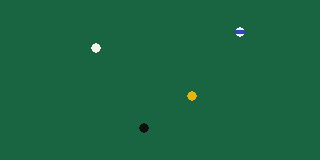
#> input picture fixtures/captures/synthetic.ppm, 320 x 160 px; its folder holds only this picture in this run
$ python -i reference.py   (imports and definitions only)   (older library calls are emulated)
#> lines starting #> are read from the running program, lines starting #| are printed output that depends on the picture; after the words box and inside, x2 and y2 are one past the last pixel; in counts of white or black regions, pixels touching at a corner belong together
### src/companion/pool/perception/vision/table_spec.py
"""The table geometry the pipeline measures against.

Nothing is printed on the sheet, so its own size sets the millimetre scale.
That size is *measured*, not assumed: the shape comes from the image (see
`geometry/aspect.py`, which recovers a rectangle's true proportions from perspective)
and the absolute scale from one real dimension the user supplies with a ruler.

Table coordinate system
-----------------------
Origin at the sheet's top-left corner, x across the width, y down the height,
units mm. "Top-left" is resolved geometrically (see `order_quad`), not by
which corner happens to appear first in a contour.
"""

from __future__ import annotations

from dataclasses import dataclass

import numpy as np

CORNER_IDS = ("TL", "TR", "BR", "BL")
HOLE_IDS = ("TL", "TM", "TR", "BL", "BM", "BR")


@dataclass(frozen=True)
class TableSpec:
    """A rectangular playing surface, in whatever units `units` names.

    The field names keep the `_mm` suffix because every call site uses them,
    but the numbers are only millimetres when `units == "mm"` - that is, when
    the user supplied a real measurement. Otherwise they are normalised
    units with the long side at 1.0, and `units` says so.
    """

    width_mm: float
    height_mm: float
    units: str = "u"

    # [8 lines left out: function corners_mm, not called in this run]

    @property
    def corner_quad_mm(self) -> np.ndarray:
        return np.array([self.corners_mm[c] for c in CORNER_IDS], np.float64)

    # [39 lines left out: functions holes_mm, describe, aspect, not called in this run]


# The spec in force for this run. `main.py` replaces it once the sheet has
# been measured; the default is only a placeholder so the modules import
# cleanly, and every code path that matters takes the spec explicitly.
# Absolute size is not observable from one camera. A 140 mm table at 900 mm
# and a 1400 mm table at 9000 mm project to pixel-identical images, so any
# millimetre figure the tool printed without being told one would be an
# invention. The default is therefore normalised: the long side is 1.0 and
# every coordinate is a fraction of it. Pass a real measurement to get real
# units - see `--reference`.
DEFAULT_REFERENCE = 1.0
DEFAULT_REFERENCE_SIDE = "long"
DEFAULT_UNITS = "u"          # "u" for unit; mm only when the user supplies it

# Kept for callers that still name the old constants.
DEFAULT_REFERENCE_MM = DEFAULT_REFERENCE

_active = TableSpec(1.0, 0.5, "u")


def active_spec() -> TableSpec:
    return _active


# [4 lines left out: function set_active_spec, not called in this run]


def order_quad(pts: np.ndarray) -> np.ndarray:
    """Order 4 points as TL, TR, BR, BL regardless of how they were found.

    Sorts by angle about the centroid, which is robust to the perspective
    skew of a tilted view, then rotates so the corner nearest the image
    origin comes first.
    """
    pts = np.asarray(pts, np.float64).reshape(4, 2)
    centre = pts.mean(axis=0)
    angles = np.arctan2(pts[:, 1] - centre[1], pts[:, 0] - centre[0])
    clockwise = pts[np.argsort(angles)]
    start = int(np.argmin(clockwise.sum(axis=1)))  # smallest x+y is top-left
    return np.roll(clockwise, -start, axis=0)


# --- Backwards-compatible module-level views of the active spec -------------
# These keep the call sites readable. They are functions, not constants,
# because the size is not known until the sheet has been measured.

def sheet_w_mm() -> float:
    return _active.width_mm


def sheet_h_mm() -> float:
    return _active.height_mm


def corners_mm() -> dict[str, tuple[float, float]]:
    return _active.corners_mm


def corner_quad_mm() -> np.ndarray:
    return _active.corner_quad_mm


def holes_mm() -> dict[str, tuple[float, float]]:
    return _active.holes_mm


# [4 lines left out: function aspect_ratio, not called in this run]

### src/companion/pool/perception/vision/reference.py
"""Find the reference points that tie the image to table coordinates.

Everything downstream consumes only `detect_reference_points`, so this is the
one place that changes when the reference changes. It currently finds a plain
sheet of paper lying on a darker surface; a felt-quad detector for a real
table would replace the same function.

The sheet must be clearly brighter than whatever it lies on. That is a real
constraint, not an implementation detail: where the paper and the surface are
equally bright, the boundary carries no signal at all and no amount of
processing recovers it. `describe_failure` reports that case specifically.
"""

from __future__ import annotations

import cv2
import numpy as np

from companion.pool.perception.vision.table_spec import (
    corner_quad_mm, order_quad)

ReferencePoints = tuple[np.ndarray, np.ndarray]

# A quad must cover this fraction of the frame to be the sheet, which rules out
# scraps, glare patches and distant clutter without enumerating them.
MIN_AREA_FRACTION = 0.04
MAX_AREA_FRACTION = 0.92
# Shape limits that do NOT assume the sheet's size, since measuring it is the
# whole job. Perspective can stretch a square towards 3:1 and skew a right
# angle well past 45 degrees, so these only exclude the genuinely absurd.
MAX_SIDE_RATIO = 4.0      # longest/shortest side; slivers are not sheets
MIN_OPPOSITE_RATIO = 0.55  # opposite sides stay comparable under perspective
MIN_CORNER_COSINE = 0.50  # reject only badly non-rectangular quads
MIN_EDGE_CONTRAST = 10.0  # paper must be this much brighter than its surround
# Fraction of the outline that must lie on a real image edge. Kept modest
# because a taped-down sheet genuinely interrupts its own outline: tape tabs,
# a case lip and the contact shadow each break a stretch of edge. Measured at
# ~0.39 on a real photo of a sheet in a tablet case, so 0.30 leaves headroom
# while still rejecting quads that float over flat background (those score
# near zero, not near 0.3).
MIN_EDGE_SUPPORT = 0.30
EDGE_STRENGTH = 12.0      # gradient magnitude (0-255) counting as an edge
MAX_BORDER_FRACTION = 0.25  # at most this much of the outline may be frame edge


# --- Masks ----------------------------------------------------------------

def _masks(gray: np.ndarray) -> list[np.ndarray]:
    """Binary masks in which the sheet may appear as its own bright region.

    Several thresholdings are pooled because no single one covers every case:
    Otsu is decisive when the sheet sits on a clearly darker surface, adaptive
    survives a lighting gradient across the sheet, and the high percentiles
    still isolate the paper when another bright object drags Otsu's split
    point away from it.
    """
    blurred = cv2.GaussianBlur(gray, (5, 5), 0)
    out: list[np.ndarray] = []

    _, otsu = cv2.threshold(blurred, 0, 255,
                            cv2.THRESH_BINARY | cv2.THRESH_OTSU)
    out.append(otsu)
    out.append(cv2.adaptiveThreshold(blurred, 255,
                                     cv2.ADAPTIVE_THRESH_GAUSSIAN_C,
                                     cv2.THRESH_BINARY, 51, -10))
    for percentile in (70.0, 80.0, 88.0):
        level = float(np.percentile(blurred, percentile))
        _, fixed = cv2.threshold(blurred, level, 255, cv2.THRESH_BINARY)
        out.append(fixed)
    return out


def _candidate_quads(gray: np.ndarray) -> list[np.ndarray]:
    """Quadrilaterals that could be the sheet."""
    quads: list[np.ndarray] = []
    close_kernel = cv2.getStructuringElement(cv2.MORPH_ELLIPSE, (7, 7))
    open_kernel = cv2.getStructuringElement(cv2.MORPH_ELLIPSE, (11, 11))

    for mask in _masks(gray):
        # Close gaps where tape or glare breaks the outline, then open to
        # sever thin bridges joining the sheet to another bright region.
        cleaned = cv2.morphologyEx(mask, cv2.MORPH_CLOSE, close_kernel)
        for variant in (cleaned,
                        cv2.morphologyEx(cleaned, cv2.MORPH_OPEN, open_kernel)):
            contours, _ = cv2.findContours(variant, cv2.RETR_EXTERNAL,
                                           cv2.CHAIN_APPROX_SIMPLE)
            for contour in contours:
                quad = _approx_quad(contour)
                if quad is not None:
                    quads.append(quad)
                # A ragged outline can defeat approxPolyDP while minAreaRect
                # still recovers the shape, but only trust that when the
                # contour actually fills its own rectangle.
                rect = cv2.boxPoints(cv2.minAreaRect(contour))
                if _fills_rect(contour, rect):
                    quads.append(rect.astype(np.float64))

                # Extreme points of the convex hull. Shadow can eat a whole
                # stretch of one side out of the mask and tape can bite the
                # corners, leaving a shape that is neither a clean 4-gon nor
                # a filled rectangle - but whose outermost points are still
                # the sheet's corners.
                extremes = _extreme_corners(contour)
                if extremes is not None:
                    quads.append(extremes)
    return quads


def _extreme_corners(contour: np.ndarray) -> np.ndarray | None:
    """Corners recovered by fitting the contour's four sides and intersecting.

    The corners themselves are the least reliable part of a real sheet: the
    pockets drawn at each corner cut it off with a curve, and shadow can eat
    a corner out of the mask entirely. The *sides* survive all of that, so
    each side is fitted from the contour points that lie along it - sampled
    from the middle of the side, away from the corners - and neighbouring
    lines are intersected. That reconstructs the true corner even when no
    contour point is anywhere near it.
    """
    if len(contour) < 8:
        return None
    rect = order_quad(cv2.boxPoints(cv2.minAreaRect(contour)).astype(np.float64))
    points = contour.reshape(-1, 2).astype(np.float64)

    lines: list[tuple[np.ndarray, np.ndarray]] = []
    for i in range(4):
        a, b = rect[i], rect[(i + 1) % 4]
        edge = b - a
        length = float(np.linalg.norm(edge))
        if length < 1e-6:
            return None
        direction = edge / length
        normal = np.array([-direction[1], direction[0]])
        offset = np.abs((points - a) @ normal)
        along = (points - a) @ direction
        # Close to this side, and in its middle stretch: the ends are where
        # the corner pockets and neighbouring sides confuse the fit.
        near = (offset < 0.10 * length) & (along > 0.20 * length) \
            & (along < 0.80 * length)
        if int(near.sum()) < 6:
            return None
        lines.append(_fit_line(points[near]))

    corners = []
    for i in range(4):
        point = _intersect_lines(lines[i - 1], lines[i])
        if point is None or not np.all(np.isfinite(point)):
            return None
        corners.append(point)
    corners = np.array(corners, np.float64)

    # The reconstruction must stay near the rectangle it came from; a wild
    # intersection means the side fits were not describing this shape.
    if float(np.abs(corners - rect).max()) > 0.35 * float(
            np.linalg.norm(rect[2] - rect[0])):
        return None
    return order_quad(corners)


def _approx_quad(contour: np.ndarray) -> np.ndarray | None:
    """Reduce a contour to a convex 4-gon, or None if it is not one."""
    perimeter = cv2.arcLength(contour, True)
    if perimeter <= 0:
        return None
    # Sweep epsilon: a single value either over- or under-simplifies depending
    # on how ragged the outline came out of thresholding.
    for eps in (0.02, 0.03, 0.04, 0.05):
        approx = cv2.approxPolyDP(contour, eps * perimeter, True)
        if len(approx) == 4 and cv2.isContourConvex(approx):
            return approx.reshape(4, 2).astype(np.float64)
    return None


def _fills_rect(contour: np.ndarray, rect: np.ndarray,
                min_fill: float = 0.85) -> bool:
    """True if the contour fills most of its own bounding rectangle.

    Separates a real sheet from two bright objects joined by a bridge: the
    merged shape leaves large empty corners, a sheet fills its box.
    """
    rect_area = abs(cv2.contourArea(rect.astype(np.float32)))
    if rect_area <= 0:
        return False
    return abs(cv2.contourArea(contour)) / rect_area >= min_fill


# --- Scoring ---------------------------------------------------------------

def _score_quad(quad: np.ndarray, gray: np.ndarray,
                frame_area: float) -> float | None:
    """How sheet-like a quad is (higher is better), or None if disqualified."""
    ordered = order_quad(quad)
    area = abs(cv2.contourArea(ordered.astype(np.float32)))
    if not MIN_AREA_FRACTION <= area / frame_area <= MAX_AREA_FRACTION:
        return None

    # Corner angles: a sheet stays roughly rectangular under perspective.
    for i in range(4):
        a = ordered[(i - 1) % 4] - ordered[i]
        b = ordered[(i + 1) % 4] - ordered[i]
        na, nb = float(np.linalg.norm(a)), float(np.linalg.norm(b))
        if na < 1e-6 or nb < 1e-6:
            return None
        if abs(float(np.dot(a, b)) / (na * nb)) > MIN_CORNER_COSINE:
            return None

    sides = [float(np.linalg.norm(ordered[(i + 1) % 4] - ordered[i]))
             for i in range(4)]
    if min(sides) < 1e-6:
        return None
    ratio = max(sides) / min(sides)
    # Deliberately NOT compared against the active spec's aspect ratio. The
    # whole point is to measure an unknown rectangle, so requiring it to
    # already match an assumed size is circular - it rejects exactly the
    # sheets we are trying to measure. Only absurd slivers are excluded, and
    # perspective alone can stretch a square to roughly 3:1.
    if ratio > MAX_SIDE_RATIO:
        return None

    # Opposite sides of a rectangle stay comparable under perspective: one
    # can be foreshortened relative to the other, but not arbitrarily. This
    # is the shape test that survives not knowing the true size.
    if (min(sides[0], sides[2]) / max(sides[0], sides[2]) < MIN_OPPOSITE_RATIO
            or min(sides[1], sides[3]) / max(sides[1], sides[3])
            < MIN_OPPOSITE_RATIO):
        return None

    contrast = _edge_contrast(ordered, gray)
    if contrast is None or contrast < MIN_EDGE_CONTRAST:
        return None

    # Edge support is the decisive term, not area. A quad that merely
    # *encloses* the sheet has more area than the true outline, so scoring on
    # area alone systematically prefers the wrong answer. A correct edge lies
    # along a real intensity step; an enclosing edge floats over background.
    support = _edge_support(ordered, gray)
    if support < MIN_EDGE_SUPPORT:
        return None

    # Reject quads that lean on the image border. A bright desk cropped by
    # the frame edge can look convincingly sheet-shaped, but the frame edge
    # is not an object boundary - a real sheet is bounded on all four sides
    # by its own edges, inside the picture.
    if _border_fraction(ordered, gray.shape) > MAX_BORDER_FRACTION:
        return None

    # Interior uniformity is what separates a sheet from a bright patch of
    # desk that happens to be quad-shaped. Paper is blank and evenly lit;
    # a desk region large enough to look sheet-like almost always swallows
    # something - a box edge, printed text, a cable - and its interior
    # variance gives it away. Contrast says "brighter than its surround";
    # uniformity says "and blank inside", and a sheet needs both.
    uniformity = _interior_uniformity(ordered, gray)

    # Area is deliberately absent: an enclosing quad always has more of it.
    return support * (contrast / 255.0) * uniformity


# [113 lines left out: functions _interior_uniformity, _border_fraction, _edge_contrast, _edge_support, _gradient_magnitude, not called in this run]


# --- Public API ------------------------------------------------------------

def find_paper_quad(image: np.ndarray) -> np.ndarray | None:
    """The sheet's 4 corners in the image, ordered TL, TR, BR, BL.

    Corners are refined to sub-pixel accuracy; the homography is only as good
    as these four points.
    """
    gray = (image if image.ndim == 2
            else cv2.cvtColor(image, cv2.COLOR_BGR2GRAY))
    frame_area = float(gray.size)

    best: tuple[float, np.ndarray] | None = None
    for quad in _candidate_quads(gray):
        score = _score_quad(quad, gray, frame_area)
        if score is not None and (best is None or score > best[0]):
            best = (score, order_quad(quad))
    if best is None:
        return None

    return refine_quad(best[1], gray)


# [52 lines left out: function refine_quad, not called in this run]


def _fit_line(points: np.ndarray) -> tuple[np.ndarray, np.ndarray]:
    """Total-least-squares line through points, as (point, unit direction)."""
    centroid = points.mean(axis=0)
    _, _, vt = np.linalg.svd(points - centroid)
    return centroid, vt[0]


def _intersect_lines(l0: tuple[np.ndarray, np.ndarray],
                     l1: tuple[np.ndarray, np.ndarray]) -> np.ndarray | None:
    """Intersection of two (point, direction) lines, or None if parallel."""
    (p0, d0), (p1, d1) = l0, l1
    denom = _cross2(d0, d1)
    if abs(denom) < 1e-9:
        return None
    return p0 + d0 * (_cross2(p1 - p0, d1) / denom)


def _cross2(a: np.ndarray, b: np.ndarray) -> float:
    """2D cross product; np.cross no longer accepts 2-vectors."""
    return float(a[0] * b[1] - a[1] * b[0])


# [87 lines left out: functions _orient_to_sheet, detect_reference_points, paper_surface_contrast, describe_failure, not called in this run]

>>> import cv2
>>> picture = cv2.imread('../../../../../fixtures/captures/synthetic.ppm')
#> picture is the input picture: shape (160, 320, 3); mean B, G, R 65.3, 100.3, 25.7
>>> result = find_paper_quad(picture)
#> in find_paper_quad, `gray = (image if image.ndim == 2 else cv2.cvtColor(image, cv2.COLOR_BG..`:
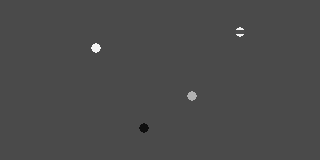
#> gray: shape (160, 320); min 15, max 244, mean 74.4
#> in _masks, `_, otsu = cv2.threshold(blurred, 0, 255, cv2.THRESH_BINARY | cv2.THRES..`:
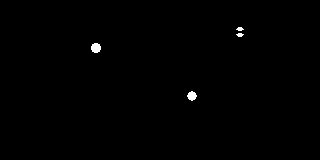
#> otsu: shape (160, 320); 0.38% white; 4 white regions, box (x1, y1, x2, y2) and area: (91, 43, 101, 53) 80, (187, 91, 197, 101) 68, (236, 27, 244, 31) 22, (236, 33, 244, 37) 22
#> in _approx_quad, `perimeter = cv2.arcLength(contour, True)`: perimeter = 28.97
#> in _fills_rect, `rect_area = abs(cv2.contourArea(rect.astype(np.float32)))`: rect_area = 72
#> in order_quad, `pts = np.asarray(pts, np.float64).reshape(4, 2)`: pts = [[191.5, 101.5], [185.5, 95.5], [191.5, 89.5], [197.5, 95.5]]
#> in order_quad, `centre = pts.mean(axis=0)`: centre = [191.5, 95.5]
#> in order_quad, `angles = np.arctan2(pts[:, 1] - centre[1], pts[:, 0] - centre[0])`: angles = [1.57, 3.14, -1.57, 0]
#> in order_quad, `clockwise = pts[np.argsort(angles)]`: clockwise = [[191.5, 89.5], [197.5, 95.5], [191.5, 101.5], [185.5, 95.5]]
#> in order_quad, `start = int(np.argmin(clockwise.sum(axis=1)))`: start = 0
#> in _extreme_corners, `rect = order_quad(cv2.boxPoints(cv2.minAreaRect(contour)).astype(np.fl..`: rect has the same summary as clockwise in order_quad
#> in _fit_line, `centroid = points.mean(axis=0)`: centroid = [195.7, 91.33]
#> in _fit_line, `_, _, vt = np.linalg.svd(points - centroid)`: vt = [[-0.707, -0.707], [0.707, -0.707]]
#> in _intersect_lines, `(p0, d0), (p1, d1) = l0, l1`: p0 = [187.3, 91.33]; d0 = [-0.707, 0.707]; p1 = [195.7, 91.33]; d1 = [-0.707, -0.707]
#> in _intersect_lines, `denom = _cross2(d0, d1)`: denom = 1
#> the loop in find_paper_quad, `for quad in _candidate_quads(gray):` made 18 passes
#> (ordered in _score_quad, area in _score_quad) on passes 1 to 4: ([[191, 91], [196, 95], [192, 100], [187, 96]], 41), ([[94, 43], [100, 46], [97, 52], [91, 49]], 45), ([[238, 27], [243, 29], [241, 36], [236, 34]], 39), ([[189, 91], [196, 93], [194, 100], [187, 98]], 53)
#> area in _score_quad on passes 8, 12, 16: 138.9, 138.9, 138.9
